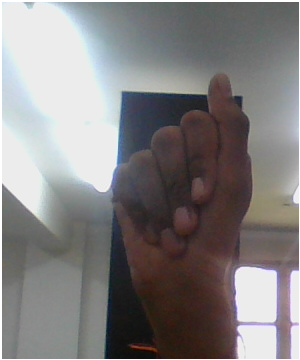
#> input picture Python/sign language/Image/A/85.png, 300 x 360 px
$ python image_resizer_compressor.py
#> lines starting #> are read from the running program, lines starting #| are printed output that depends on the picture
#!/usr/bin/env python3
"""
Image Resizer and Compressor
============================
A script to resize and compress images in bulk to reduce file sizes.
Supports multiple image formats: JPG, PNG, JPEG, BMP, WEBP, TIFF

Features:
- Resize images by width, height, or percentage
- Compress images with quality control
- Batch processing of multiple images
- Support for both Pillow and OpenCV
- Maintains aspect ratio option
- Creates output directory automatically

Author: Hacktoberfest 2025 Contributor
"""

import os
import sys
from pathlib import Path
from PIL import Image
import cv2
import numpy as np
from typing import Tuple, List, Optional


class ImageProcessor:
    """Class to handle image resizing and compression operations."""

    SUPPORTED_FORMATS = {'.jpg', '.jpeg', '.png', '.bmp', '.webp', '.tiff', '.tif'}

    def __init__(self, input_dir: str, output_dir: str = None):
        """
        Initialize the ImageProcessor.

        Args:
            input_dir: Directory containing input images
            output_dir: Directory for output images (default: input_dir/compressed)
        """
        self.input_dir = Path(input_dir)
        if output_dir:
            self.output_dir = Path(output_dir)
        else:
            self.output_dir = self.input_dir / "compressed"

        # Create output directory if it doesn't exist
        self.output_dir.mkdir(parents=True, exist_ok=True)

    def get_image_files(self) -> List[Path]:
        """Get all supported image files from input directory."""
        image_files = []
        for file_path in self.input_dir.iterdir():
            if file_path.is_file() and file_path.suffix.lower() in self.SUPPORTED_FORMATS:
                image_files.append(file_path)
        return image_files

    def resize_with_pillow(
        self,
        image_path: Path,
        output_path: Path,
        width: Optional[int] = None,
        height: Optional[int] = None,
        scale_percent: Optional[int] = None,
        quality: int = 85,
        maintain_aspect: bool = True
    ) -> bool:
        """
        Resize and compress image using Pillow.

        Args:
            image_path: Path to input image
            output_path: Path to save output image
            width: Target width in pixels
            height: Target height in pixels
            scale_percent: Scale percentage (e.g., 50 for 50%)
            quality: Compression quality (1-100, higher is better)
            maintain_aspect: Whether to maintain aspect ratio

        Returns:
            True if successful, False otherwise
        """
        try:
            with Image.open(image_path) as img:
                original_size = img.size

                # Calculate new dimensions
                if scale_percent:
                    new_width = int(img.width * scale_percent / 100)
                    new_height = int(img.height * scale_percent / 100)
                elif width and height:
                    new_width = width
                    new_height = height
                elif width:
                    new_width = width
                    new_height = int(img.height * (width / img.width)) if maintain_aspect else img.height
                elif height:
                    new_height = height
                    new_width = int(img.width * (height / img.height)) if maintain_aspect else img.width
                else:
                    new_width, new_height = img.size

                # Resize image
                resized_img = img.resize((new_width, new_height), Image.Resampling.LANCZOS)

                # Save with compression
                if image_path.suffix.lower() in ['.jpg', '.jpeg']:
                    resized_img.save(output_path, 'JPEG', quality=quality, optimize=True)
                elif image_path.suffix.lower() == '.png':
                    resized_img.save(output_path, 'PNG', optimize=True, compress_level=9)
                else:
                    resized_img.save(output_path, quality=quality, optimize=True)

                # Calculate size reduction
                original_size_kb = image_path.stat().st_size / 1024
                compressed_size_kb = output_path.stat().st_size / 1024
                reduction = ((original_size_kb - compressed_size_kb) / original_size_kb) * 100

                print(f"✓ {image_path.name}")
                print(f"  Original: {original_size} ({original_size_kb:.2f} KB)")
                print(f"  New: {new_width}x{new_height} ({compressed_size_kb:.2f} KB)")
                print(f"  Size reduction: {reduction:.2f}%\n")

                return True
        except Exception as e:
            print(f"✗ Error processing {image_path.name}: {str(e)}\n")
            return False

    # [76 lines left out: function resize_with_opencv, not called in this run]

    def batch_process(
        self,
        method: str = "pillow",
        width: Optional[int] = None,
        height: Optional[int] = None,
        scale_percent: Optional[int] = None,
        quality: int = 85,
        maintain_aspect: bool = True
    ) -> Tuple[int, int]:
        """
        Process all images in the input directory.

        Args:
            method: Processing method ('pillow' or 'opencv')
            width: Target width in pixels
            height: Target height in pixels
            scale_percent: Scale percentage
            quality: Compression quality (1-100)
            maintain_aspect: Whether to maintain aspect ratio (Pillow only)

        Returns:
            Tuple of (successful_count, failed_count)
        """
        image_files = self.get_image_files()

        if not image_files:
            print(f"No supported image files found in {self.input_dir}")
            return 0, 0

        print(f"\nFound {len(image_files)} image(s) to process")
        print(f"Output directory: {self.output_dir}\n")
        print("=" * 60)

        successful = 0
        failed = 0

        for image_path in image_files:
            output_path = self.output_dir / image_path.name

            if method.lower() == "opencv":
                success = self.resize_with_opencv(
                    image_path, output_path, width, height, scale_percent, quality
                )
            else:  # Default to Pillow
                success = self.resize_with_pillow(
                    image_path, output_path, width, height, scale_percent, quality, maintain_aspect
                )

            if success:
                successful += 1
            else:
                failed += 1

        print("=" * 60)
        print(f"\nProcessing complete!")
        print(f"✓ Successful: {successful}")
        print(f"✗ Failed: {failed}")
        print(f"\nProcessed images saved to: {self.output_dir}")

        return successful, failed


def main():
    """Main function to run the image processor."""
    print("""
╔══════════════════════════════════════════════════════════╗
║     Image Resizer & Compressor - Bulk Processing        ║
║              Hacktoberfest 2025 Project                  ║
╚══════════════════════════════════════════════════════════╝
    """)

    # Get user input
    input_dir = input("Enter input directory path: ").strip()
#> the answer given: ../sign language/Image/A

    if not input_dir or not os.path.isdir(input_dir):
        print("❌ Invalid directory path!")
        sys.exit(1)

    output_dir = input("Enter output directory path (press Enter for default): ").strip()
#> the answer given: out.png
    if not output_dir:
        output_dir = None

    # Choose processing method
    print("\nChoose processing method:")
    print("1. Pillow (recommended for general use)")
    print("2. OpenCV (for advanced processing)")
    method_choice = input("Enter choice (1 or 2): ").strip()
#> the answer given: 1
    method = "opencv" if method_choice == "2" else "pillow"

    # Choose resize option
    print("\nChoose resize option:")
    print("1. Resize by width (maintain aspect ratio)")
    print("2. Resize by height (maintain aspect ratio)")
    print("3. Resize by percentage")
    print("4. Resize by specific width and height")
    print("5. Compress only (no resize)")

    resize_choice = input("Enter choice (1-5): ").strip()
#> the answer given: 1

    width = None
    height = None
    scale_percent = None
    maintain_aspect = True

    try:
        if resize_choice == "1":
            width = int(input("Enter target width in pixels: "))
#> the answer given: 100
        elif resize_choice == "2":
            height = int(input("Enter target height in pixels: "))
        elif resize_choice == "3":
            scale_percent = int(input("Enter scale percentage (e.g., 50 for 50%): "))
        elif resize_choice == "4":
            width = int(input("Enter target width in pixels: "))
            height = int(input("Enter target height in pixels: "))
            maintain_aspect = False
        elif resize_choice == "5":
            pass  # No resize, only compress
        else:
            print("Invalid choice, using default (compress only)")
    except ValueError:
        print("Invalid input, using default values")

    # Get quality setting
    try:
        quality = int(input("\nEnter compression quality (1-100, recommended 85): ").strip() or "85")
#> the answer given: 1
        quality = max(1, min(100, quality))  # Clamp between 1 and 100
    except ValueError:
        quality = 85

    # Process images
    processor = ImageProcessor(input_dir, output_dir)
    processor.batch_process(
        method=method,
        width=width,
        height=height,
        scale_percent=scale_percent,
        quality=quality,
        maintain_aspect=maintain_aspect
    )
#> in resize_with_pillow, img is the input picture: PIL image 300x360 RGB; mean R, G, B 130.7, 128, 128.4
#> in resize_with_pillow, `resized_img = img.resize((new_width, new_height), Image.Resampling.LAN..`:
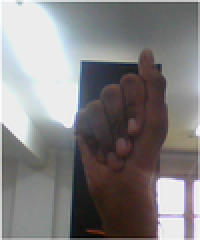
#> resized_img: PIL image 100x120 RGB (shown 2 times larger); mean R, G, B 130.4, 127.7, 128.1
#|   Original: (300, 360) (125.24 KB)
#|   New: 100x120 (16.21 KB)


if __name__ == "__main__":
    try:
        main()
    except KeyboardInterrupt:
        print("\n\n❌ Process interrupted by user.")
        sys.exit(0)
    except Exception as e:
        print(f"\n❌ An error occurred: {str(e)}")
        sys.exit(1)
